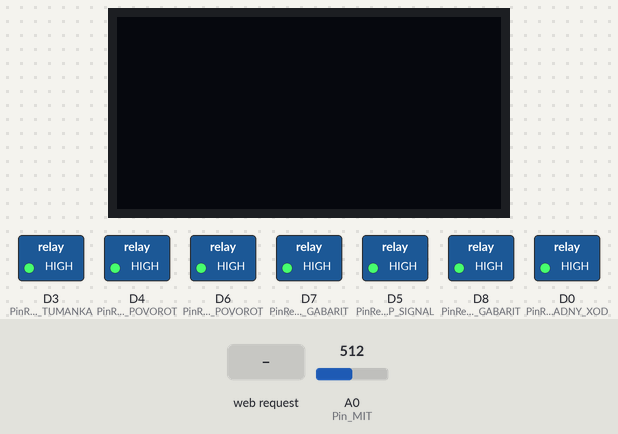
Recording of a program running on a simulated ESP8266 (NodeMCU). On the bench: 128×64 one-colour display, switched loads named in the program (green lamp = pin HIGH). Dashed ring = blinking. The test bench sets the inputs (shaded band); at power-on: A0 (Pin_MIT) = 512. What the program prints to the serial monitor is not drawn.

Above: at 1.2 s.
1.3 s: HTTP request GET /res received
At 2.8 s:
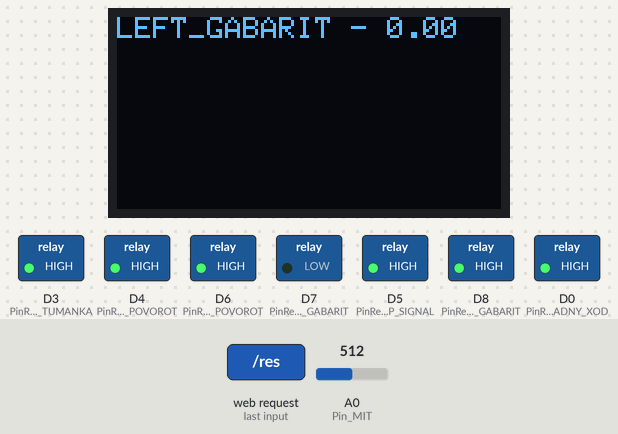
3.8 s: HTTP request GET / received
At 6.6 s:
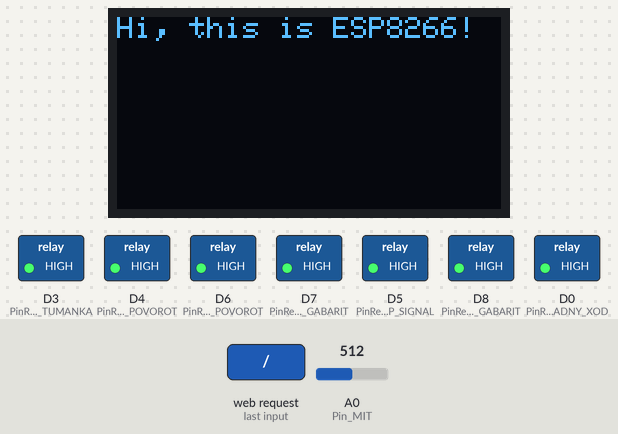
6.8 s: HTTP request GET /count received
At 7.9 s:
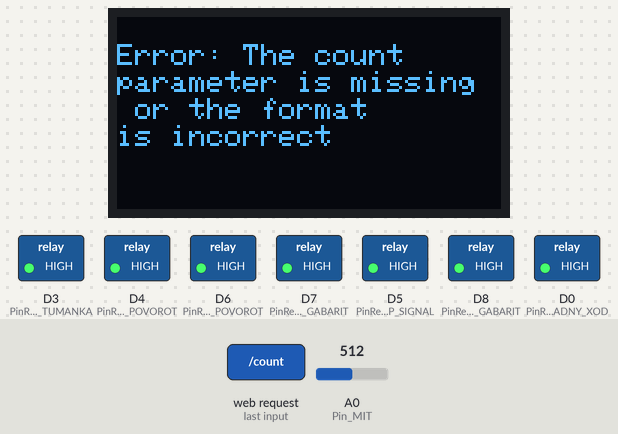
8.4 s: HTTP request GET /count?count=1 received
At 9.5 s:
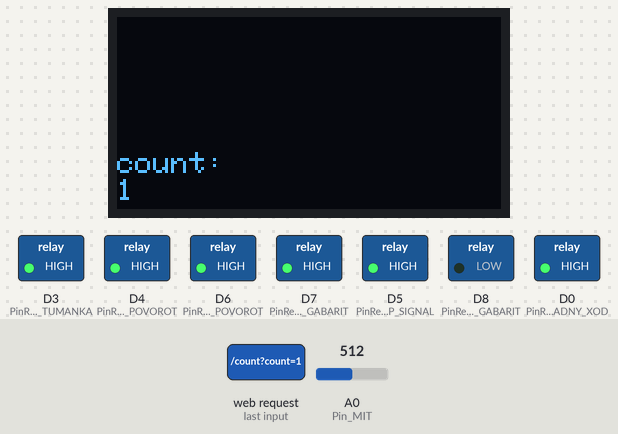
9.9 s: HTTP request GET /res?count=1 received
At 12.1 s:
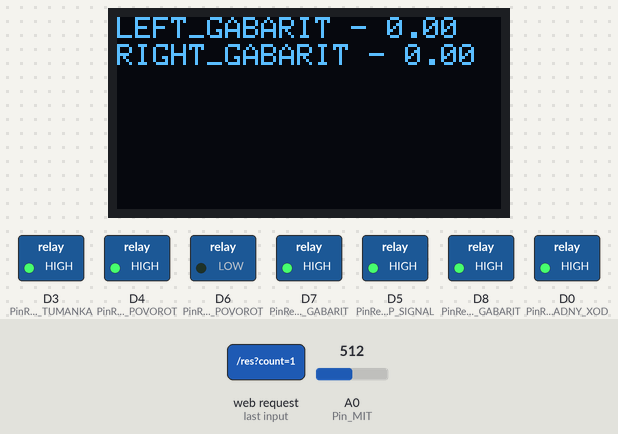
12.4 s: A0 (Pin_MIT) set to 716
At 16.0 s:
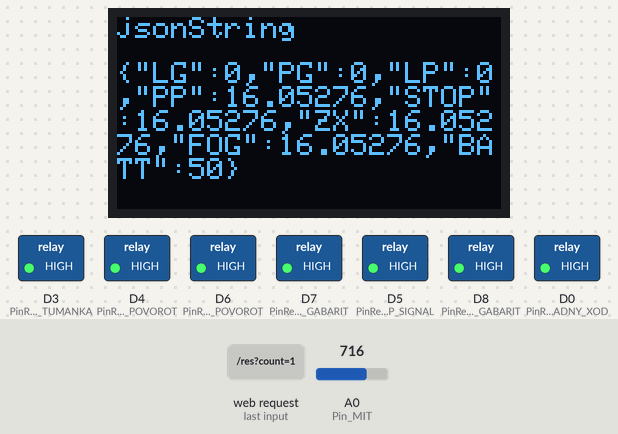
Timing chart, 0 to 16.4 s (numbered marks = the images above; inputs shaded):
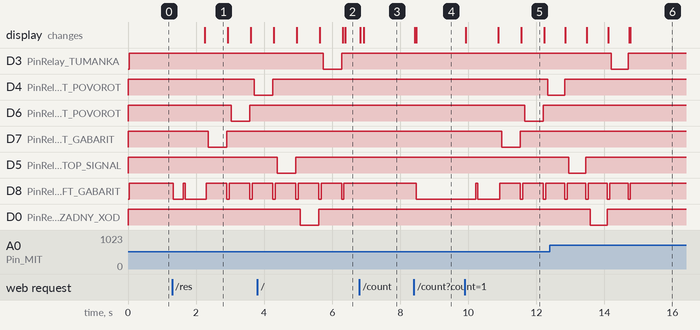

Measured:
- after the input at 1.3 s, D4 (PinRelay_RIGHT_POVOROT): HIGH → LOW after 2.4 s; D6 (PinRelay_LEFT_POVOROT): HIGH → LOW after 1.7 s, → HIGH 0.55 s later; D7 (PinRelay_RIGHT_GABARIT): HIGH → LOW after 1.1 s, → HIGH 0.55 s later; the display: changes after 0.95 s (image 1)
- after the input at 6.8 s, the display: first changes at once (image 3 shows a later state)
- after the input at 8.4 s, D8 (PinRelay_LEFT_GABARIT): HIGH → LOW after 0.08 s; the display: first changes at once (image 4 shows a later state)
- after the input at 9.9 s, D4 (PinRelay_RIGHT_POVOROT): HIGH → LOW after 2.4 s; D6 (PinRelay_LEFT_POVOROT): HIGH → LOW after 1.8 s, → HIGH 0.55 s later
- by itself, D8 (PinRelay_LEFT_GABARIT): alternates HIGH for 0.60 s and LOW for 0.08 s
- what the display in image 1 shows lasts 0.6 s, from 2.3 s to 2.9 s

The program:

main.cpp
```cpp
/**/

//---------------- БИБЛИОТЕКИ START ---------------------
#include <libraries.h>


#include <ArduinoJson.h>      // Подключение библиотеки ArduinoJson
//----------------- БИБЛИОТЕКИ END-----------------------

//-------------------- DEFINE START ---------------------
const char *ssid = "ESP8266_AP";   // Имя сети (SSID)
const char *password = "12345678"; // Пароль сети


//-------------------- DEFINE END -----------------------

//------------ СОЗДАНИЕ ЭКЗЕМПЛЯРА START ----------------
// Создание объекта OLED дисплея, подключенного через I2C
Adafruit_SSD1306 oled(OLED_WIDTH, OLED_HEIGHT, &Wire, -1);

IPAddress local_ip(192, 168, 4, 1); // Локальный IP-адрес
IPAddress gateway(192, 168, 4, 1);  // Шлюз
IPAddress subnet(255, 255, 255, 0); // Маска подсети

ESP8266WebServer server(80); // Веб-сервер на ESP8266
//------------- СОЗДАНИЕ ЭКЗЕМПЛЯРА END -----------------


//----------------- СПИСОК ФУНКЦИЙ START-----------------
void SPrint(String text); // Функция вывода данных на OLED дисплей
void handleCount();       // Обработчик запроса на получение значения count
void handleRoot();
void handleRes();
void MIT_measurement();    // функция измерения тока
void NameLinePin(uint8_t); //
void testLine();
void Choice();
//----------------- СПИСОК ФУНКЦИЙ END ------------------

//--------------------- SETUP START ---------------------
void setup(void)
{
  Serial.begin(115200); // открываем порт для связи с ПК

  for (size_t i = 0; i < 8; i++)
  {
    pinMode(ArrayLinePin[i], OUTPUT);
  }
  for (size_t i = 0; i < 6; i++)
  {
    digitalWrite(ArrayLinePin[i], HIGH);
  }

  digitalWrite(Relay_current_volt, LOW);
  digitalWrite(WiFi_Status, LOW);

  // Инициализация OLED дисплея с I2C адресом 0x3C
  if (!oled.begin(SSD1306_SWITCHCAPVCC, 0x3C))
  {
    Serial.println(F("Ошибка инициализации SSD1306 OLED дисплея"));
    while (true)
      ; // Остановка работы устройства в случае ошибки
  }

  oled.clearDisplay();      // очистка дисплея
  oled.setTextSize(1);      // установка размера текста
  oled.setTextColor(WHITE); // установка цвета текста

   WiFiAP(); /* Инициализация точки доступа (AP) */
  MyOTA();  /* Настройка OTA */
}
//--------------------- SETUP END ----------------------

//------------------- LOOP START -----------------------
void loop(void)
{
  server.handleClient(); // Обработка клиентских запросов
  Choice();
}
//--------------------- LOOP END ----------------------

//========== Функция для вывода текста на OLED дисплей
void SPrint(String text)
{
  static int i = 0; // Статическая переменная для хранения позиции по вертикали


  if (i > 60)
  {
    i = 0;
    oled.clearDisplay(); // Очищаем дисплей
    oled.display();      // Выводим на OLED дисплей
  }
  oled.setCursor(0, i); // Устанавливаем позицию текста
  oled.println(text);   // Выводим текст
  oled.display();       // Обновляем дисплей
  i += 9;
}

//========== Обработчик запроса "/res"
void handleRes()
{
      oled.clearDisplay(); // Очищаем дисплей
    oled.display();      // Выводим на OLED дисплей
  count = 0;
  digitalWrite(Relay_current_volt, LOW);
  BATT = (analogRead(A0) / 1023.0) * 100.0;
  delay(250);
  testLine();
  // Создаем JSON объект
  StaticJsonDocument<200> jsonDoc;

  // Добавляем переменные в JSON объект
  jsonDoc["LG"] = ArrayLineMit[0];
  jsonDoc["PG"] = ArrayLineMit[1];
  jsonDoc["LP"] = ArrayLineMit[2];
  jsonDoc["PP"] = ArrayLineMit[3];
  jsonDoc["STOP"] = ArrayLineMit[4];
  jsonDoc["ZX"] = ArrayLineMit[5];
  jsonDoc["FOG"] = ArrayLineMit[6];
  jsonDoc["BATT"] = BATT;

  // Преобразуем JSON объект в строку
  String jsonString;
  serializeJson(jsonDoc, jsonString);

  // Отправляем JSON клиенту
  server.send(200, "application/json", jsonString);
  Serial.println("jsonString " + jsonString);
  oled.clearDisplay();        // Очищаем дисплей
  oled.setCursor(0, 0);       // Устанавливаем позицию текста
  oled.println("jsonString"); // Выводим текст
  oled.setCursor(0, 15);      // Устанавливаем позицию текста
  oled.println(jsonString);   // Выводим текст
  oled.display();             // Обновляем дисплей
}

//========== Обработчик запроса "/count"
void handleCount()
{    oled.clearDisplay(); // Очищаем дисплей
    oled.display();      // Выводим на OLED дисплей
  String message = "";
  if (server.hasArg("count"))
  {
    count = server.arg("count").toInt(); // Получаем значение параметра count и конвертируем в int
    message = "Значение count установлено: " + String(count);
    Serial.println("Значение count установлено: " + String(count));
    SPrint("count: ");
    SPrint(String(count));
  }
  else
  {
    message = "Ошибка: параметр count отсутствует или неверный формат";
    Serial.println("Ошибка: параметр count отсутствует или неверный формат");
    SPrint("Error: The count");
    SPrint("parameter is missing ");
    SPrint(" or the format ");
    SPrint("is incorrect");
  }
  server.send(200, "text/plain", message);
}

//========== Обработчик корневого запроса "/"
void handleRoot()
{
  server.send(200, "text/plain", "Привет от ESP8266!");
  Serial.println("Привет от ESP8266!");
  SPrint("Hi, this is ESP8266!");
}

// ========== NameLinePin(uint8_t Nam_LINE)
void NameLinePin(uint8_t Nam_LINE)
{ /* функция принимает номер пина реле:
   - привинтивно выключаем реле,
   - создаём и инициализируем переменные в "0"
   - включаем реле
   - создаём масив для цекличной записи значений и вычисление среднего значения
   */

  digitalWrite(Relay_current_volt, HIGH);
  uint8_t mVperAmp = 66;
  int RawValue = 0;
  uint16_t ACSoffset = 2650; // 2462
  float Voltage = 0.00;
  float Amps = 0.00;
  float mit2 = 0.00;
  digitalWrite(Nam_LINE, LOW); // устанавливаем состояние как HIGH тем самым включаем линию
  float arrTemp[10];           // записываем в массив измеренный вцикле mit
  int sizeArrTemps = sizeof(arrTemp) / sizeof(float *) / 2;
  delay(500);
  for (int i = 0; i < sizeArrTemps;)
  {
    RawValue = analogRead(Pin_MIT);
    // для вычисления mit мы значения полученные с аналогово входа делим на 1024 и умножаем на половину опорного напряжения умножнную на два
    // затем отполученного отнимаем половину опорногонапряжения и делим на чуствительность датчика тока (ACS712)
    mit = ((((RawValue / 1023.0) * (ACSoffset * 2)) - ACSoffset) / mVperAmp); // для полу
    int p = 0;
    p++;
    if (mit >= KZ) // вслучае KZ выходим изцикла   && p == 2
    {
      for (int ii = 0; ii < sizeArrTemps;)
      {
        arrTemp[ii] = mit; // в случае KZ запмисываем в массив с номером ячейки на линии которой KZ записываем mit, чтобы алгаритм не включал эту линию
        ii++;
      }
      break;
    }
    arrTemp[i] = mit;
    i++;
    delay(25);
  }

  mit2 = 0;
  // через цикл суммируем значения всехячеек масива и делим на колличество ячеек тем свмым получаем среднее значение
  for (int r = 0; r < sizeArrTemps; r++)
  {
    mit2 += arrTemp[r];
  }
  mit = mit2 / sizeArrTemps;
  // искключаем диапазон в котором "шумит" датчик Холла
  if (mit <= 0.16)
  {
    mit = 0.00;
  }
  digitalWrite(Nam_LINE, HIGH); // устанавливаем состояние как LOW тем самым выключаем
  digitalWrite(Relay_current_volt, LOW);
}

// ========== testLine()
void testLine()
{
  oled.clearDisplay();      // очистка дисплея
  for (int y = 0; y < 7;)
  {
    blinks(50, 50, 1);
    NameLinePin(ArrayLinePin[y]);
    ArrayLineMit[y] = mit;
    Serial.println();
    Serial.print(ArrayNamesLine[y]);
    Serial.print(" - ");
    Serial.print(ArrayLineMit[y]);
    Serial.println();
    SPrint(ArrayNamesLine[y] + " - " + ArrayLineMit[y]);
    y++;
  }
}

// ========== Menu()
void Choice()
{
  if (count == 0)
  {
    digitalWrite(PinRelay_LEFT_GABARIT, HIGH);
    digitalWrite(PinRelay_RIGHT_GABARIT, HIGH);
    digitalWrite(PinRelay_LEFT_POVOROT, HIGH);
    digitalWrite(PinRelay_RIGHT_POVOROT, HIGH);
    digitalWrite(PinRelay_STOP_SIGNAL, HIGH);
    digitalWrite(PinRelay_ZADNY_XOD, HIGH);
    digitalWrite(PinRelay_TUMANKA, HIGH);
  }

  if (count == 1 && ArrayLineMit[0] != KZ)
  {
    digitalWrite(PinRelay_LEFT_GABARIT, LOW);
  }
  else
  {
    digitalWrite(PinRelay_LEFT_GABARIT, HIGH);
  }

  if (count == 2 && ArrayLineMit[1] != KZ)
  {
    digitalWrite(PinRelay_RIGHT_GABARIT, LOW);
  }
  else
  {
    digitalWrite(PinRelay_RIGHT_GABARIT, HIGH);
  }

  if (count == 3 && ArrayLineMit[2] != KZ)
  {
    digitalWrite(PinRelay_LEFT_POVOROT, LOW);
  }
  else
  {
    digitalWrite(PinRelay_LEFT_POVOROT, HIGH);
  }

  if (count == 4 && ArrayLineMit[3] != KZ)
  {
    digitalWrite(PinRelay_RIGHT_POVOROT, LOW);
  }
  else
  {
    digitalWrite(PinRelay_RIGHT_POVOROT, HIGH);
  }

  if (count == 5 && ArrayLineMit[4] != KZ)
  {
    digitalWrite(PinRelay_STOP_SIGNAL, LOW);
  }
  else
  {
    digitalWrite(PinRelay_STOP_SIGNAL, HIGH);
  }

  if (count == 6 && ArrayLineMit[5] != KZ)
  {
    digitalWrite(PinRelay_ZADNY_XOD, LOW);
  }
  else
  {
    digitalWrite(PinRelay_ZADNY_XOD, HIGH);
  }

  if (count == 7 && ArrayLineMit[6] != KZ)
  {
    digitalWrite(PinRelay_TUMANKA, LOW);
  }
  else
  {
    digitalWrite(PinRelay_TUMANKA, HIGH);
  }
}
```

Define.h
```cpp
#ifndef DEFINE_H

#define OLED_WIDTH 128 // Ширина OLED дисплея, в пикселях
#define OLED_HEIGHT 64 // Высота OLED дисплея, в пикселях

#define Pin_MIT A0                // Пин для снятия показаний датчика тока (используется аналоговый вход A0)
#define PinRelay_LEFT_GABARIT D8  // Пин реле для управления левыми габаритами
#define PinRelay_RIGHT_GABARIT D7 // Пин реле для управления правыми габаритами
#define PinRelay_LEFT_POVOROT D6  // Пин реле для управления левым поворотником
#define PinRelay_RIGHT_POVOROT D4 //D1 Пин реле для управления правым поворотником
#define PinRelay_STOP_SIGNAL D5   // Пин реле для управления стоп-сигналом
#define PinRelay_ZADNY_XOD D0     // Пин реле для управления задним ходом
#define PinRelay_TUMANKA D3       // Пин реле для управления противотуманками
#define Relay_current_volt D8     // Пин реле для управления подачей напряжения на измерительную схему
#define WiFi_Status D8            // D2 Пин для индикации состояния WiFi

#endif
```

MyOTA.cpp
```cpp
#include "MyOTA.h"

void MyOTA() {
  /* Настройка OTA (Over-The-Air обновление прошивки) */

  // Установка функции-обработчика для начала OTA
  ArduinoOTA.onStart([]() {
    String type;
    // Определение типа обновления: прошивка или файловая система
    if (ArduinoOTA.getCommand() == U_FLASH) {
      type = "sketch"; // Обновление прошивки
    } else { // U_SPIFFS
      type = "filesystem"; // Обновление файловой системы
    }
    // Печать сообщения о начале обновления
    // ПРИМЕЧАНИЕ: если обновляется файловая система, нужно отмонтировать SPIFFS
    Serial.println("Start updating " + type);
  });

  // Установка функции-обработчика для завершения OTA
  ArduinoOTA.onEnd([]() {
    Serial.println("\nEnd"); // Печать сообщения о завершении обновления
  });

  // Установка функции-обработчика для отображения прогресса обновления
  ArduinoOTA.onProgress([](unsigned int progress, unsigned int total) {
    Serial.printf("Progress: %u%%\r", (progress / (total / 100))); // Печать прогресса обновления в процентах
  });

  // Установка функции-обработчика для обработки ошибок OTA
  ArduinoOTA.onError([](ota_error_t error) {
    Serial.printf("Error[%u]: ", error); // Печать кода ошибки
    if (error == OTA_AUTH_ERROR) {
      Serial.println("Auth Failed"); // Ошибка аутентификации
    } else if (error == OTA_BEGIN_ERROR) {
      Serial.println("Begin Failed"); // Ошибка начала обновления
    } else if (error == OTA_CONNECT_ERROR) {
      Serial.println("Connect Failed"); // Ошибка подключения
    } else if (error == OTA_RECEIVE_ERROR) {
      Serial.println("Receive Failed"); // Ошибка получения данных
    } else if (error == OTA_END_ERROR) {
      Serial.println("End Failed"); // Ошибка завершения обновления
    }
  });

  // Инициализация OTA
  ArduinoOTA.begin();
}
```

MyOTA.h
```cpp
#ifndef MYOTA_H
#define MYOTA_H


#include <ArduinoOTA.h>       // Библиотека для OTA (Over-the-Air) обновлений

void MyOTA();

#endif
```

WiFiAP.cpp
```cpp
// WiFiAP.cpp
#include "WiFiAP.h"      // Включение заголовочного файла WiFiAP.h
#include <ArduinoJson.h> // Включение библиотеки ArduinoJson для работы с JSON

void handleRoot();  // Объявление функции обработчика для корневого URL
void handleRes();   // Объявление функции обработчика для URL /res
void handleCount(); // Объявление функции обработчика для URL /count

void WiFiAP()
{
  /* Инициализация точки доступа (AP) */
  if (WiFi.softAP(ssid, password))
  {
    WiFi.softAPConfig(local_ip, gateway, subnet); // Настройка IP, шлюза и маски подсети для точки доступа
    Serial.println();
    Serial.print("Точка доступа создана с именем: "); // Вывод имени точки доступа
    Serial.println(ssid);
    Serial.print("IP-адрес: "); // Вывод IP-адреса точки доступа
    Serial.println(WiFi.softAPIP());
    IPAddress ip = WiFi.softAPIP(); // Получение IP-адреса точки доступа

    /* Настройка маршрутов для веб-сервера */
    server.on("/", HTTP_GET, handleRoot);       // Регистрация обработчика для корневого URL
    server.on("/count", HTTP_GET, handleCount); // Регистрация обработчика для URI /count
    server.on("/res", HTTP_GET, handleRes);     // Регистрация обработчика для URL /res
    server.begin();                             // Запуск веб-сервера
  }
  else
  {
    Serial.println(F("Error: The access point could not be created")); // Сообщение об ошибке создания точки доступа
    ESP.restart();                                                     // Перезапуск ESP в случае ошибки
  }
}
```

WiFiAP.h
```cpp
// WiFiAP.h
#ifndef WIFIAP_H
#define WIFIAP_H

#include <ESP8266WiFi.h>       // Подключаем библиотеку для работы с WiFi на ESP8266
#include <ESP8266WebServer.h>  // Подключаем библиотеку для создания веб-сервера на ESP8266

// Объявление внешних переменных и объектов, используемых в функции
extern const char *ssid;         // Имя сети (SSID), к которой будет подключаться точка доступа (AP)
extern const char *password;     // Пароль сети (SSID) для точки доступа
extern IPAddress local_ip;       // Локальный IP-адрес для точки доступа
extern IPAddress gateway;        // IP-адрес шлюза (обычно совпадает с локальным IP-адресом)
extern IPAddress subnet;         // Маска подсети
extern ESP8266WebServer server;  // Объект веб-сервера, который будет обрабатывать HTTP-запросы

void WiFiAP();  // Объявление функции для инициализации и настройки точки доступа (AP)

#endif
```

blinks.cpp
```cpp
#include "blinks.h"

void blinks(int del, int del2, int8_t coun) {
  for (size_t i = 0; i < coun; i++) {
    digitalWrite(WiFi_Status, LOW);  // Включить светодиод (LOW соответствует включенному состоянию, так как обычно используется инверсия логики)
    delay(del);                      // Подождать заданное время (del миллисекунд)
    digitalWrite(WiFi_Status, HIGH); // Выключить светодиод (HIGH соответствует выключенному состоянию)
    delay(del2);                     // Подождать заданное время (del2 миллисекунд)
  }
}
```

blinks.h
```cpp
#ifndef BLINKS_H
#define BLINKS_H

#include <Arduino.h>  // Подключаем библиотеку Arduino
#include <define.h>

void blinks(int del, int del2, int8_t coun = 1);

#endif
```

variables.h
```cpp
#ifndef VARIABLES_H
#define VARIABLES_H

#include <Arduino.h> // Подключаем библиотеку Arduino

extern float LG = 1.0;
extern float PG = 2.0;
extern float LP = 3.0;
extern float PP = 4.0;
extern float STOP = 5.0;
extern float ZX = 6.0;
extern float FOG = 7.0;
extern float KZ = 8.0; // переменная с присвоеным значением
extern boolean lG, pG, lP, pP, sTOP, zX, fOG = false;
extern uint8_t BATT = 0;
extern uint8_t count = 0; // Переменная для хранения значения
extern float mit = 0.0;
extern uint8_t temp;
extern String ArrayNamesLine[] = {"LEFT_GABARIT", "RIGHT_GABARIT", "LEFT_POVOROT", "RIGHT_POVOROT", "STOP_SIGNAL", "ZADNY_XOD", "TUMANKA"};
extern float ArrayLineMit[] = {0.00, 0.00, 0.00, 0.00, 0.00, 0.00, 0.00};
extern int ArrayLinePin[] = {PinRelay_LEFT_GABARIT, PinRelay_RIGHT_GABARIT, PinRelay_LEFT_POVOROT, PinRelay_RIGHT_POVOROT, PinRelay_STOP_SIGNAL, PinRelay_ZADNY_XOD, PinRelay_TUMANKA}; // 24, 22, 23, 27, 25, 26, 28

#endif
```

libraries.h
```cpp
#ifndef LIBRARIES_H
#define LIBRARIES_H

#include <Arduino.h>           // Основная библиотека для Arduino
#include <ESP8266WiFi.h>       // Библиотека для работы с WiFi на ESP8266
#include <ESP8266WebServer.h>  // Библиотека для веб-сервера на ESP8266
#include <Wire.h>              // Библиотека для работы с I2C
#include <Adafruit_GFX.h>      // Библиотека для работы с графикой (основная библиотека Adafruit для графических дисплеев)
#include <Adafruit_SSD1306.h>  // Библиотека для работы с дисплеем SSD1306
#include <define.h>            // Файл с инструкциями #define (здесь содержатся все макросы и константы)
#include <variables.h>         // Файл с объявлением переменных (здесь объявляются глобальные переменные)
#include <blinks.h>            // Файл с функцией blinks (здесь содержится реализация функции для мигания светодиодом)
#include <MyOTA.h>             // Обновление ПО через воздух (OTA) (здесь реализуется обновление прошивки по воздуху)
#include <WiFiAP.h>            // Настройка точки доступа (AP) WiFi (здесь содержится код для настройки WiFi точки доступа)

#endif 
```
